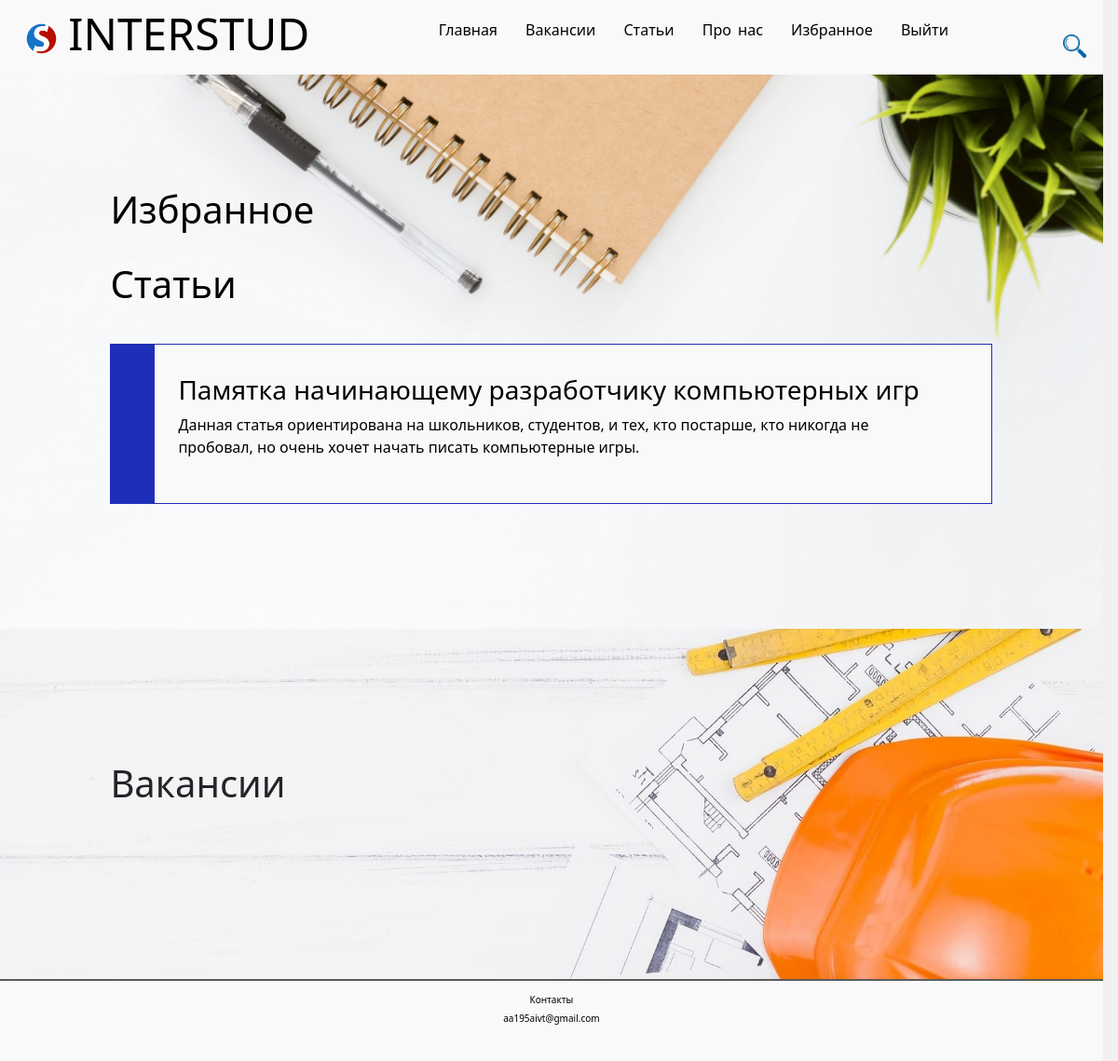
The app's page /account/liked (signed in) with its own data.
### account/models.py (models this page shows)
class Liked_post(models.Model):
    id_user = models.ForeignKey(User, related_name='id_user', on_delete=models.CASCADE)
    id_article = models.ForeignKey(Article, related_name='article', on_delete=models.CASCADE)

### news/models.py (models this page shows, shortened)
class Article(models.Model):
    title = models.CharField('Название', max_length=50, default='')
    anons = models.CharField('Анонс', max_length=250)
    full_text = models.TextField('Статья')
    date = models.DateTimeField('Дата публикации')

### account/views.py (the view)
# urls.py: path('liked', views.liked, name='liked')
@login_required
def liked(request):
    like_a = Liked_post.objects.filter(id_user=request.user)
    like_j = Liked_job.objects.filter(id_user=request.user)
    form4=Find(request.GET)
    return render(request, 'account/home.html', {'article': like_a, 'job': like_j,"form4":form4})

### main/forms.py
class Find(forms.Form):
    find=forms.CharField(label="", required=False)

### account/templates/account/home.html (shortened to what this page needs)
{% extends 'main/layout.html' %}
{% block content %}
<div class='bl_art_list' >
    <h1 style="margin-bottom: 4vh;">Избранное</h1>
    <h1>Статьи</h1>
    {% for el in article %}
        <div class="bl11">
            <a href="{% url 'news_detail' el.id_article.id %}">
            <h3>{{ el.id_article.title }}</h3>
            <p>{{ el.id_article.anons }}</p>
            </a>
        </div>
    {% endfor %}
</div>
<div class='bl_vac_list' >
    <h1>Вакансии</h1>
</div>
{% endblock %}

### main/static/main/css/main.css (style rules this page uses)
* { margin: 0; padding: 0; box-sizing: border-box; }
html, body { background-color: rgb(239, 240, 239); width:98.65vw; height:100vh; }
.bl_art_list { background: url("/media/article/art_list.jpg"), linear-gradient(to right, rgb(250,251,253), rgb(243,243,246)); background-repeat: no-repeat; background-size: 100%; padding: 17% 10% 10% 10%; text-align: left; width: 98.65vw; height: auto; }
.bl_art_list h1 { color: black; margin-bottom: 5vh; }
.bl11 { background: linear-gradient(to right, #1e2eb8 0 , #1e2eb8 5%, #f9f9f9 5% , #f9f9f9 100% ); width: 100%; max-height:25vh; padding: 4vh 4vw 4vh 6vw; margin-bottom: 2vh; border: 0.2vh #1e2eb8 solid; }
.bl_vac_list { background: url("/media/job/job_list.jpg"), linear-gradient(to right, rgb(236,235,240), rgb(232,231,236)); background-repeat: no-repeat; background-size: 100%; padding: 12% 10% 15% 10%; text-align: left; width: 98.65vw; height: auto; }
a:hover, a:visited, a:link, a:active { text-decoration: none; color: #000; }

### records on screen
Liked_post: id_article "Памятка начинающему разработчику компьютерных игр", id_article.anons "Данная статья ориентирована на школьников, студентов, и тех, кто постарше, кто никогда не пробовал, но очень хочет начать писать компьютерные игры."
